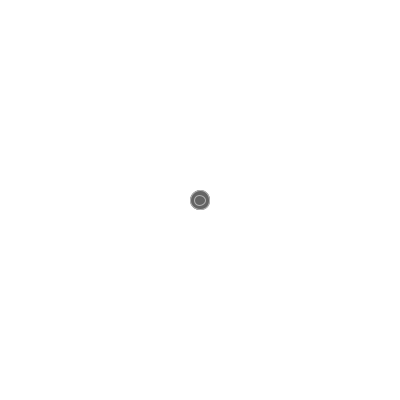
Frame 1 (no input)
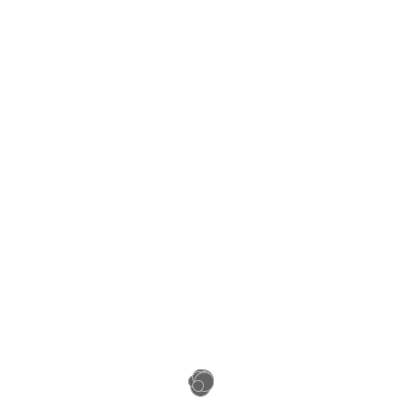
Frame 60 (the mouse pressed at the canvas centre just before this capture)
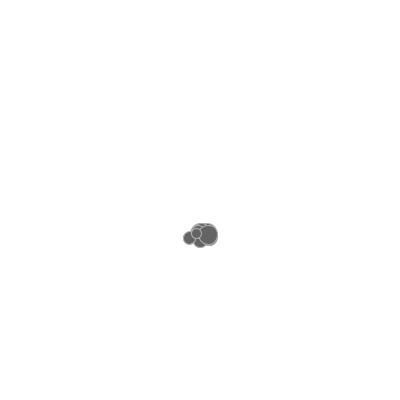
Frame 120 (the mouse held since frame 60 and released just before this capture)

The Processing sketch that drew these frames (run headless with seeded random() and noise(); from frame 60 on, the mouse is pressed at the canvas centre):

// Processing sketch: natureofcodechapter2
// ── natureofcodechapter2.pde
ArrayList<Mover> balls = new ArrayList<Mover>();
PVector wind;
PVector grav;
void setup() {
  size(400, 400);
  for (int i = 0; i < 10; i++) {
    Ball b = new Ball(width / 2, height / 2, random(5,10), random(10,20));
    b.applyForce(PVector.random2D());
    balls.add(b);
  }
  wind = new PVector(2, 0);
  grav = new PVector(0, .1);
}


void draw() {
  background(255);
  for (Mover b : balls) {
    b.applyFriction(0.01);
    b.applyGravity(grav);
    b.update();
    b.draw();
  }
}

void mouseClicked() {
  PVector mouse = new PVector(mouseX, mouseY);
  for (Mover b : balls) {
    b.applyForce(PVector.sub(mouse,b.loc).normalize().mult(50));
  }
}
// ── Classes.pde
abstract class Mover {
  float mass;
  PVector loc, vel, acc;

  Mover(float x, float y, float mass) {
    loc = new PVector(x, y);
    this.mass = mass;
    vel = new PVector(0, 0);
    acc = new PVector(0, 0);
  }

  void applyForce(PVector force) {
    acc.add(PVector.div(force, mass));
  }

  void applyGravity(PVector gravity) {
    applyForce(PVector.mult(gravity, mass));
  }

  void applyFriction(float c) {
    float normal = 1;
    float frictionMag = c* normal;
    PVector friction = vel.copy();
    friction.normalize();
    friction.mult(-1);
    friction.mult(frictionMag);
    applyForce(friction);
  }

  void update() {

    if (loc.x + vel.x >= width) {
      loc.x = width - 1;
      
      vel.x *= -1;
      applyFriction(0.1);
    } else if (loc.x + vel.x <= 0) {
      loc.x = 1;
      
      vel.x *= -1;
      applyFriction(0.1);
      //vel.x *= 0.99;
    }

    if (loc.y + vel.y >= height) {
      loc.y = height - 1;
      
      vel.y *= -1;
      applyFriction(5);
      //vel.y *= 0.99;
    }

    vel.add(acc);
    loc.add(vel);
    acc.mult(0);
  }

  abstract void draw();
}

class Ball extends Mover {
  float radius;
  float diameter;
  Ball(float x, float y, float radius, float mass) {
    super(x, y, mass);
    this.radius = radius;
    this.diameter = radius * 2;
  }

  void draw() {
    stroke(175);
    fill(100);
    ellipse(loc.x, loc.y, diameter, diameter);
  }
}
